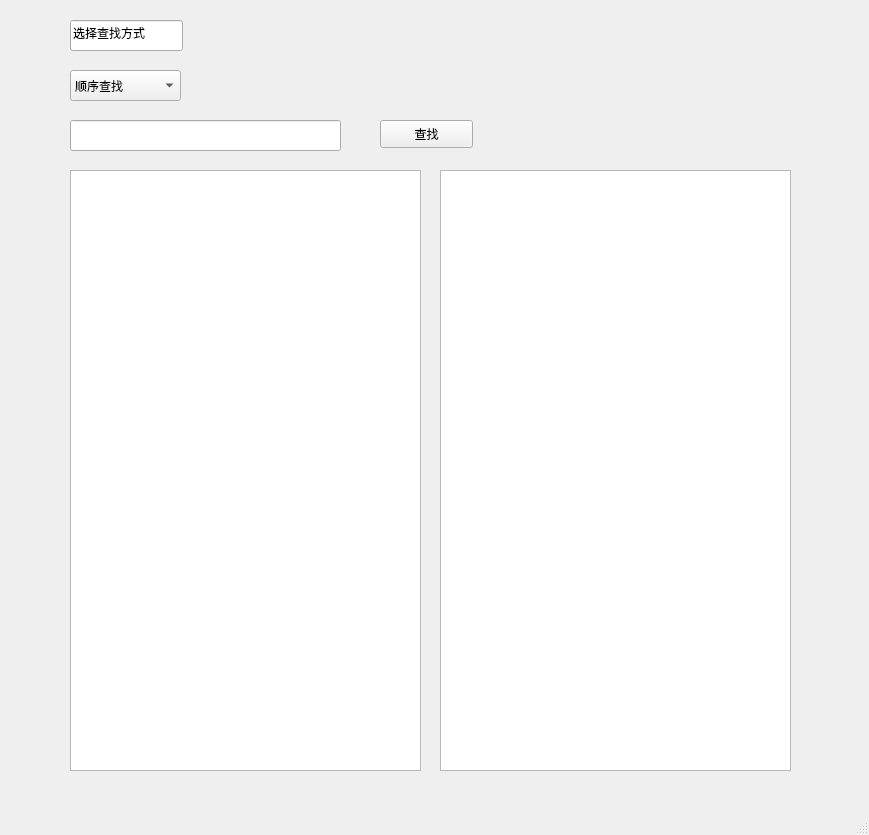
<?xml version="1.0" encoding="UTF-8"?>
<ui version="4.0">
 <class>MainWindow</class>
 <widget class="QMainWindow" name="MainWindow">
  <property name="geometry">
   <rect>
    <x>0</x>
    <y>0</y>
    <width>869</width>
    <height>835</height>
   </rect>
  </property>
  <property name="windowTitle">
   <string>MainWindow</string>
  </property>
  <widget class="QWidget" name="centralwidget">
   <widget class="QLineEdit" name="input_edit">
    <property name="geometry">
     <rect>
      <x>70</x>
      <y>120</y>
      <width>271</width>
      <height>31</height>
     </rect>
    </property>
    <property name="font">
     <font>
      <family>Cascadia Code Light</family>
     </font>
    </property>
   </widget>
   <widget class="QComboBox" name="search">
    <property name="geometry">
     <rect>
      <x>70</x>
      <y>70</y>
      <width>111</width>
      <height>31</height>
     </rect>
    </property>
    <item>
     <property name="text">
      <string>顺序查找</string>
     </property>
    </item>
    <item>
     <property name="text">
      <string>AVLTree查找</string>
     </property>
    </item>
    <item>
     <property name="text">
      <string>BST查找</string>
     </property>
    </item>
   </widget>
   <widget class="QLineEdit" name="lineEdit_2">
    <property name="geometry">
     <rect>
      <x>70</x>
      <y>20</y>
      <width>113</width>
      <height>31</height>
     </rect>
    </property>
    <property name="text">
     <string>选择查找方式</string>
    </property>
   </widget>
   <widget class="QPushButton" name="search_btn">
    <property name="geometry">
     <rect>
      <x>380</x>
      <y>120</y>
      <width>93</width>
      <height>28</height>
     </rect>
    </property>
    <property name="text">
     <string>查找</string>
    </property>
   </widget>
   <widget class="QTextEdit" name="output_edit">
    <property name="geometry">
     <rect>
      <x>70</x>
      <y>170</y>
      <width>351</width>
      <height>601</height>
     </rect>
    </property>
   </widget>
   <widget class="QTextEdit" name="output_edit_2">
    <property name="geometry">
     <rect>
      <x>440</x>
      <y>170</y>
      <width>351</width>
      <height>601</height>
     </rect>
    </property>
   </widget>
  </widget>
  <widget class="QMenuBar" name="menubar">
   <property name="geometry">
    <rect>
     <x>0</x>
     <y>0</y>
     <width>869</width>
     <height>26</height>
    </rect>
   </property>
  </widget>
  <widget class="QStatusBar" name="statusbar"/>
 </widget>
 <resources/>
 <connections/>
</ui>
